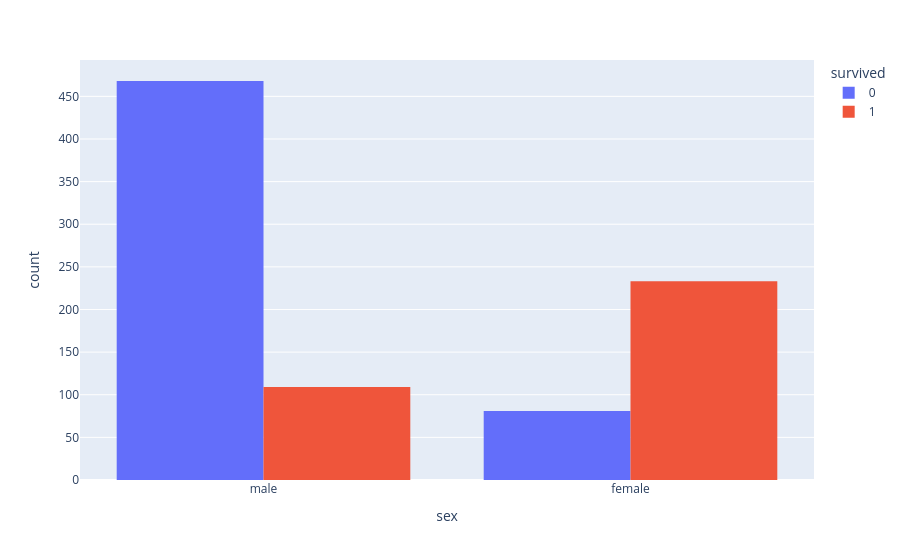

Here is the notebook cell this chart was saved with:
### Code cell
import plotly.express as px

titnic = px.histogram(
    titnic,
    x='sex',
    color='survived',
    barmode='group'
)

titnic.show()

### Figure 1 — Plotly figure (JSON) as saved in the notebook; plotly's stock layout.template omitted (floating-point values rounded to 4 significant figures; data arrays with more than 128 entries replaced by an {"elided": "..."} marker saying what was removed)
{"data": [{"alignmentgroup": "True", "bingroup": "x", "hovertemplate": "survived=0<br>sex=%{x}<br>count=%{y}<extra></extra>", "legendgroup": "0", "marker": {"color": "#636efa", "pattern": {"shape": ""}}, "name": "0", "offsetgroup": "0", "orientation": "v", "showlegend": true, "type": "histogram", "x": {"elided": "549 str values"}, "xaxis": "x", "yaxis": "y"}, {"alignmentgroup": "True", "bingroup": "x", "hovertemplate": "survived=1<br>sex=%{x}<br>count=%{y}<extra></extra>", "legendgroup": "1", "marker": {"color": "#EF553B", "pattern": {"shape": ""}}, "name": "1", "offsetgroup": "1", "orientation": "v", "showlegend": true, "type": "histogram", "x": {"elided": "342 str values"}, "xaxis": "x", "yaxis": "y"}], "layout": {"barmode": "group", "legend": {"title": {"text": "survived"}, "tracegroupgap": 0}, "margin": {"t": 60}, "xaxis": {"anchor": "y", "domain": [0, 1], "title": {"text": "sex"}}, "yaxis": {"anchor": "x", "domain": [0, 1], "title": {"text": "count"}}}}
